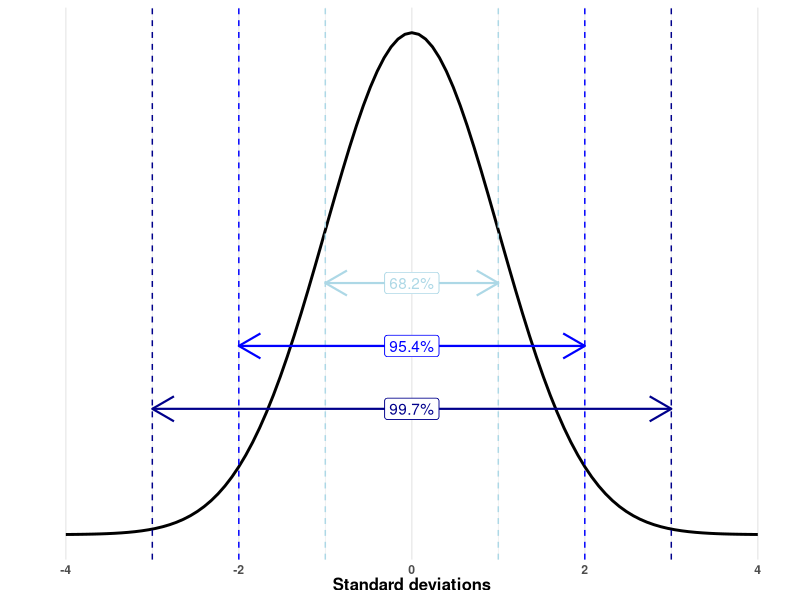
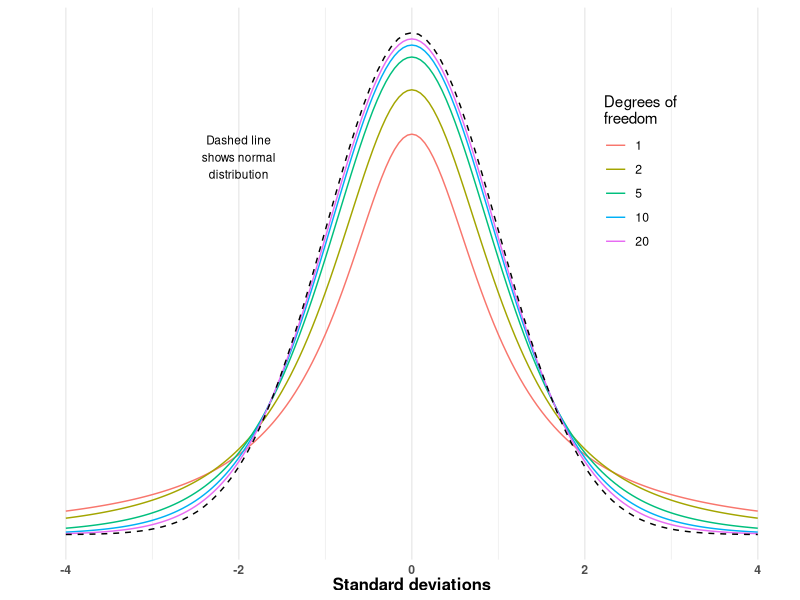

R code for these plots, in order:
## ---- chunk 1
knitr::opts_chunk$set(echo = TRUE)
set.seed(20211002)

library(tibble)
library(ggplot2)
theme_set(theme_bw())
## ---- chunk 2
add_sd_lines <- function(p, n_sd, ht, clr, lbl) {
  p + annotate(geom = "segment", x = -n_sd, y = ht, xend = n_sd, yend = ht, 
               arrow = arrow(ends = "both"), size = 0.75, color = clr) +
    geom_vline(xintercept = c(-n_sd, n_sd), color = clr, linetype = 2) +
    geom_label(x = 0, y = ht, label = lbl, color = clr)
}

distribution_graph_theme <- function() {
  theme_minimal() %+replace%
  theme(axis.text.y = element_blank(),
        panel.grid.major.y = element_blank(),
        panel.grid.minor.y = element_blank(),
        axis.text.x = element_text(face = "bold"),
        axis.title.x = element_text(size = 12, face = "bold"))
}

p <- ggplot(data.frame(x = c(-4, 4)), aes(x = x)) +
  stat_function(fun = dnorm, size = 1) +
  distribution_graph_theme() +
  labs(x = "Standard deviations", y = "")
  p <- add_sd_lines(p, 1, 0.2, "lightblue", "68.2%")
p <- add_sd_lines(p, 2, 0.15, "blue", "95.4%")
p <- add_sd_lines(p, 3, 0.1, "darkblue", "99.7%")
p
## ---- chunk 3
dat <- data.frame()
for(df in c(1, 2, 5, 10, 20)) {
  dat <- rbind(dat, tibble(x = seq(-4, 4, by = 0.05), 
                           y = dt(x, df = df),
                           df = df))
}
dat$df <- as.factor(dat$df)
ggplot(dat, aes(x, y)) + geom_line(aes(color = df)) +
  scale_color_discrete("Degrees of\nfreedom") +
  stat_function(fun = dnorm, linetype = 2) +
  distribution_graph_theme() +
  theme(legend.position = c(0.8, 0.7)) +
  labs(x = "Standard deviations", y = "") +
  annotate("text", x = -2, y = 0.3, label = "Dashed line\nshows normal\ndistribution", size = 3)
## ---- chunk 4
sessionInfo()
